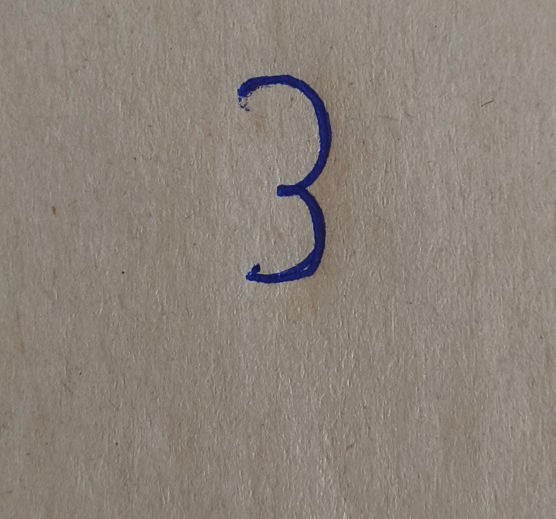
#> input picture data/test_image_1.jpg, 1112 x 1038 px (shown at 1/2 size)
$ python predict_custom.py
#> lines starting #> are read from the running program, lines starting #| are printed output that depends on the picture
#> (reads saved/theta_all.npy from the repository)
### model_utils.py
import numpy as np
import cv2
def sigmoid(z):
    return 1 / (1 + np.exp(-z))

def gradient(X, theta, y):
    m = y.size
    return (X.T @ (sigmoid(X @ theta) - y)) / m

# [14 lines left out: functions gradient_descent, extract_edges, not called in this run]

def predict_prob(X, theta):
    X_b = np.c_[np.ones((X.shape[0], 1)), X]
    return sigmoid(X_b @ theta)

def predict_multiclass(X, all_theta):
    probs = np.array([predict_prob(X, theta) for theta in all_theta])
    return np.argmax(probs, axis=0)

### predict_custom.py
import cv2
import numpy as np
from model_utils import predict_multiclass
import matplotlib.pyplot as plt

def preprocess_custom_digit(image_path):
#> called with image_path = 'data/test_image_1.jpg'
    img_original=cv2.imread(image_path)
#> img_original is the input picture: shape (1038, 1112, 3); mean B, G, R 121.5, 130.8, 139.9

    if img_original is None:
        raise FileNotFoundError(f"Image not found at path: {image_path}")

    img_gray=cv2.cvtColor(img_original,cv2.COLOR_BGR2GRAY)
    img_resized=cv2.resize(img_gray,(8,8),interpolation=cv2.INTER_AREA)

    if(np.mean(img_resized)>127):
        img_resized=255-img_resized

    img_rescaled=(img_resized/255.0)*16.0
    edge_img=cv2.Canny(np.uint8(img_rescaled*(255.0/img_rescaled.max())),30,100)
    binary_map=(edge_img>0).astype(int)

    return binary_map.flatten(),img_original,img_resized,edge_img

all_theta=np.load("saved/theta_all.npy")

image_path="data/test_image_1.jpg"
X_custom, img_original,img_resized,edge_img = preprocess_custom_digit(image_path)
#> X_custom = 64 values, max 1 at index 2, min 0 at index 0, mean 0.25
pred = predict_multiclass(np.array([X_custom]), all_theta)[0]
#> in predict_multiclass, `probs = np.array([predict_prob(X, theta) for theta in all_theta])`: probs = [0.056, 0.158, 0.467, 0.64, 0.00813, 0.0945, 0.101, 0.0428, 0.0712, 0.079]
#> pred = 3

plt.figure(figsize=(12,4))

plt.subplot(1,3,1)
plt.title("Original Image")
plt.imshow(cv2.cvtColor(img_original,cv2.COLOR_BGR2RGB))
plt.axis("off")

plt.subplot(1,3,2)
plt.title("Grayscalev(8x8)")
plt.imshow(img_resized,cmap="gray")
plt.axis("off")

plt.subplot(1,3,3)
plt.title("Edge Map")
plt.imshow(edge_img,cmap="gray")
plt.axis("off")

plt.suptitle(f"Predicted: {pred}")

plt.tight_layout()
plt.show()
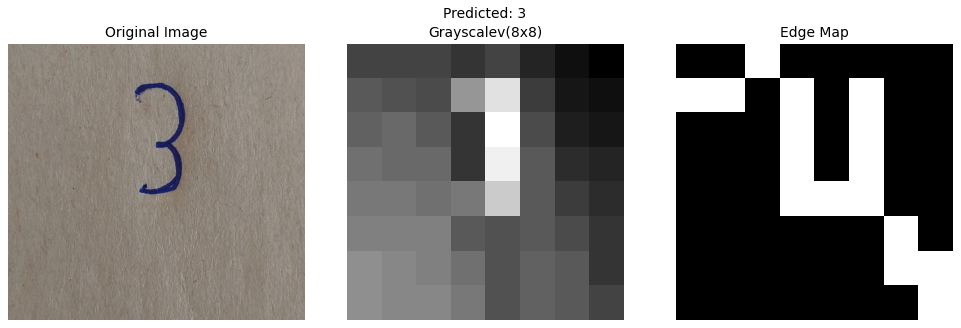
#> figure drawn by matplotlib, 3 panels

print("Predicted Digit:", pred)
#| Predicted Digit: 3
